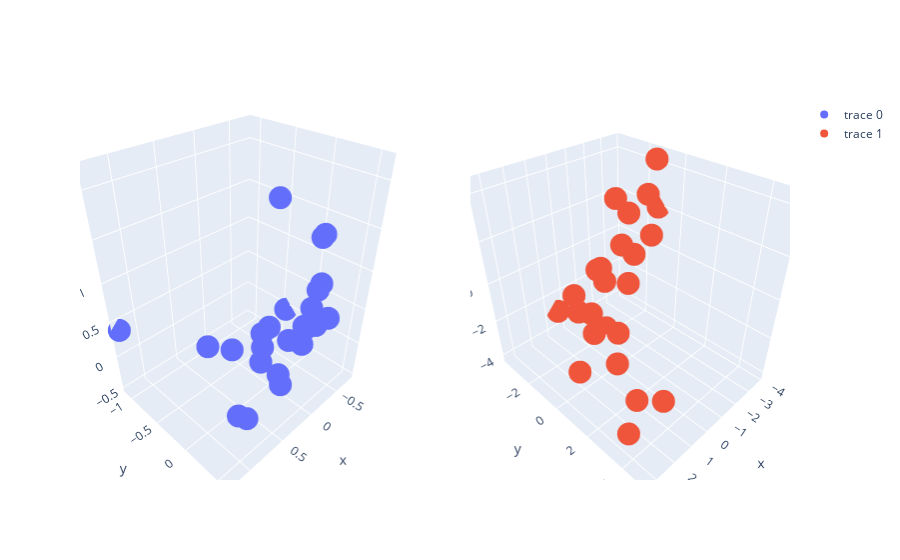

Source (notebook cell):
### Code cell
fig = make_subplots(rows=1, cols=2, 
                   specs = [[{"type": "scatter3d"} for i in range(2)]]
                   )


fig.add_trace(
    go.Scatter3d(x=x_i_arr[:, 0], y=x_i_arr[:, 1], z=x_i_arr[:, 2], mode='markers'),
    row=1, col=1
)

fig.add_trace(
    go.Scatter3d(x=original_pos_0center_i_arr[:, 0], y=original_pos_0center_i_arr[:, 1], z=original_pos_0center_i_arr[:, 2], mode='markers'),
    row=1, col=2
)

# fig.update_layout(height=500, showlegend=False)
fig.show()

### Figure 1 — Plotly figure (JSON) as saved in the notebook; plotly's stock layout.template omitted (floating-point values rounded to 4 significant figures)
{"data": [{"mode": "markers", "scene": "scene", "type": "scatter3d", "x": [-0.4098, 0.1192, 0.06574, 0.6009, -0.7628, 0.4692, 0.4823, -0.6843, -0.1791, -0.4978, 1.246, 0.4003, -0.2199, 0.8664, 0.04805, 0.9715, -0.1325, 0.4859, -0.5342, 0.2862, -0.372, -0.5204, -0.6581, 0.1846], "y": [0.2515, 0.2215, 0.2883, -0.01721, -0.4224, 0.2646, -0.5478, 0.1274, 0.2916, 0.2219, -1.109, 0.2063, 0.284, 0.4592, 0.591, 0.4459, 0.3277, 0.4192, 0.1312, 0.3935, -0.4571, 0.3725, 0.1058, 0.1139], "z": [1.414, -0.1398, 0.3798, 0.3948, -0.04427, 0.3248, 0.02056, 0.6631, 0.1705, 1.405, 0.3878, 0.6272, 0.3615, -0.03697, 0.7519, 0.08199, 0.4809, 2.169, 0.3964, -0.04528, -0.4815, 0.3946, 0.5769, 0.5282]}, {"mode": "markers", "scene": "scene2", "type": "scatter3d", "x": [-2.163, -3.489, -3.826, -2.899, -3.334, -1.552, -0.6151, -1.171, 0.2285, 1.059, 2.346, 3.08, 2.4, 2.379, 3.33, 2.718, 2.558, 3.207, -1.852, -1.551, 0.4615, -0.503, 0.4931, -1.302], "y": [-1.097, -1.27, -1.219, -0.9967, -0.9525, -0.809, -0.5774, -0.8562, -0.6513, 0.1042, 0.2539, 1.434, 2.65, 2.555, 1.553, 3.877, 4.927, 3.958, -1.158, -2.471, -3.723, -2.337, -0.9805, -2.213], "z": [0.2605, 0.6581, 1.972, 2.939, 4.363, 2.595, 3.598, 1.235, 0.7977, 1.436, 0.9754, 1.266, 0.6538, -0.8646, -1.316, -1.464, -0.7903, -2.763, -1.201, -1.573, -2.981, -2.899, -2.72, -4.178]}], "layout": {"autosize": true, "scene": {"aspectmode": "auto", "aspectratio": {"x": 0.9639, "y": 0.8157, "z": 1.272}, "domain": {"x": [0, 0.45], "y": [0, 1]}}, "scene2": {"aspectmode": "auto", "aspectratio": {"x": 0.8849, "y": 1.07, "z": 1.056}, "domain": {"x": [0.55, 1], "y": [0, 1]}}}}
